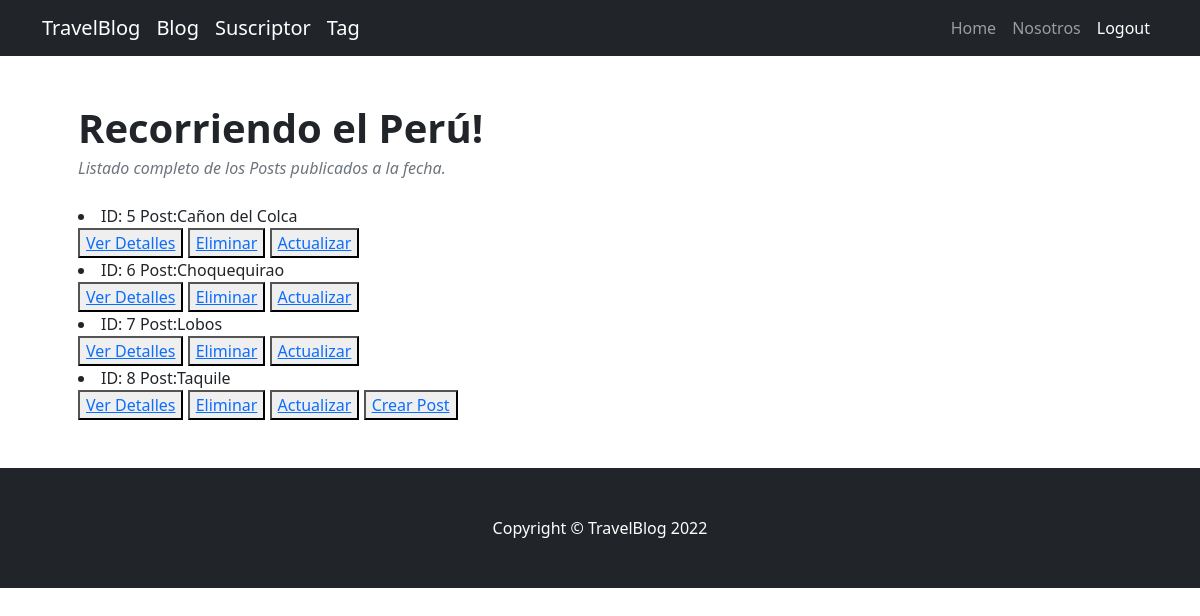
Page /list_post/ (signed in) on the earlier database version.
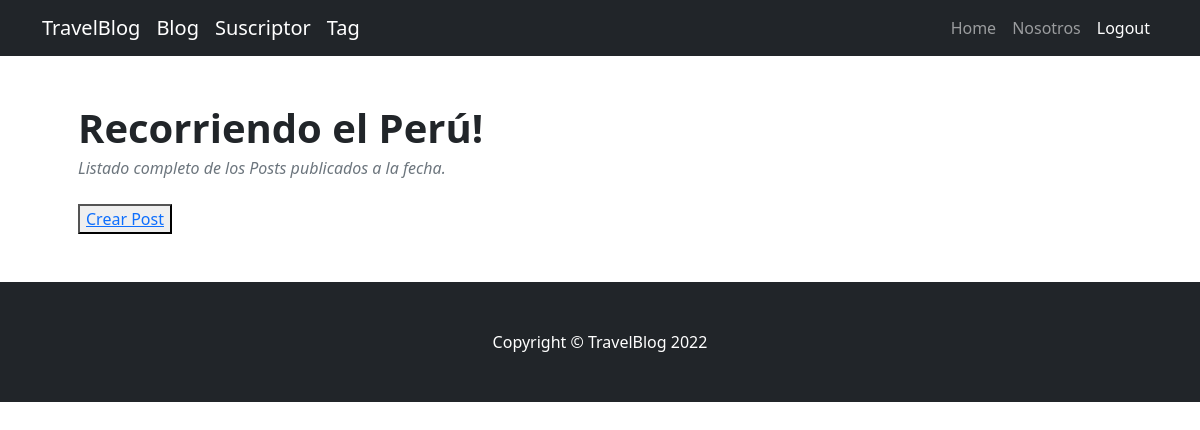
Same page on the later database version.
### AppBlog/models.py (models this page shows, shortened)
class Post(models.Model):
    id_post = models.AutoField(primary_key=True)
    nombre = models.CharField(max_length=50)
    sub_titulo = models.CharField(max_length=50)
    fecha_publicacion = models.DateField()
    img = models.CharField(max_length=100)
    descripcion = models.CharField(max_length=100)
    class Meta:
        verbose_name = 'Post'
        verbose_name_plural = 'Posts'
        ordering = ['id_post']

### AppBlog/views.py (the view)
# urls.py: path('list_post/', PostListView.as_view(), name='Post_ListView'),
class PostListView(LoginRequiredMixin,ListView):
    model = Post
    template_name = 'AppBlog/post_list.html'

### AppBlog/templates/AppBlog/post_list.html
{% extends 'base.html' %}
{% load static %}
{% block codigoDinamico %}
<div class="container px-5 my-5">
    <header class="mb-4">
        <h1 class="fw-bolder mb-1">Recorriendo el Perú!</h1>
        <div class="text-muted fst-italic mb-2">Listado completo de los Posts publicados a la fecha.</div>
    </header>
    {% for post in object_list %}
        <li>ID: {{post.id_post}}  Post:{{post.nombre}} </li>
        <button>
            <a href="{% url 'Post_DetailView' post.id_post %}">Ver Detalles</a>
        </button>
        <button>
            <a href="{% url 'Post_DeleteView' post.id_post %}">Eliminar</a>
        </button>
        <button>
            <a href="{% url 'Post_UpdateView' post.id_post %}">Actualizar</a>
        </button>
    {% endfor %}
        <button>
            <a href="{% url 'Post_CreateView' %}">Crear Post</a>
        </button>
</div>
{%endblock%}

Differences in the rows shown:
removed Post: id_post "5", nombre "Cañon del Colca"
removed Post: id_post "6", nombre "Choquequirao"
removed Post: id_post "7", nombre "Lobos"
removed Post: id_post "8", nombre "Taquile"
